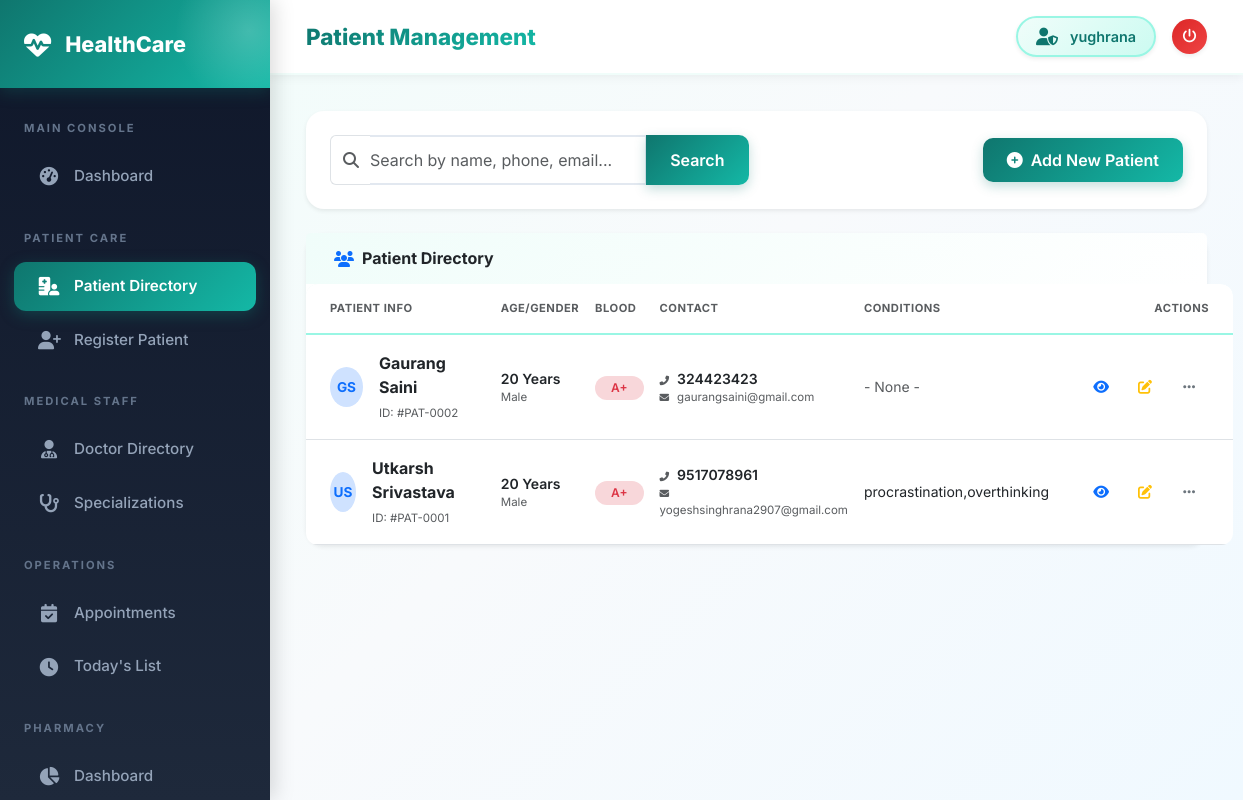
Screenshot of /patients/ (signed in) with the database file from the repository.
### patients/models.py (models this page shows, shortened)
class Patient(models.Model):
    BLOOD_GROUP_CHOICES = [
        ('A+', 'A+'), ('A-', 'A-'), ('B+', 'B+'), ('B-', 'B-'),
        ('O+', 'O+'), ('O-', 'O-'), ('AB+', 'AB+'), ('AB-', 'AB-'),
    ]
    GENDER_CHOICES = [('M', 'Male'), ('F', 'Female'), ('O', 'Other')]
    user = models.OneToOneField(User, on_delete=models.SET_NULL, null=True, blank=True)
    first_name = models.CharField(max_length=100)
    last_name = models.CharField(max_length=100)
    date_of_birth = models.DateField()
    gender = models.CharField(max_length=1, choices=GENDER_CHOICES)
    blood_group = models.CharField(max_length=3, choices=BLOOD_GROUP_CHOICES, blank=True)
    phone = models.CharField(max_length=15)
    email = models.EmailField(blank=True)
    address = models.TextField()
    emergency_contact_name = models.CharField(max_length=100, blank=True)
    emergency_contact_phone = models.CharField(max_length=15, blank=True)
    allergies = models.TextField(blank=True, help_text="List known allergies")
    chronic_conditions = models.TextField(blank=True)
    insurance_provider = models.CharField(max_length=100, blank=True)
    insurance_id = models.CharField(max_length=50, blank=True)
    created_at = models.DateTimeField(auto_now_add=True)
    updated_at = models.DateTimeField(auto_now=True)
    def get_full_name(self):
        return f"{self.first_name} {self.last_name}"
    @property
    def age(self):
        from datetime import date
        today = date.today()
        return today.year - self.date_of_birth.year - (
            (today.month, today.day) < (self.date_of_birth.month, self.date_of_birth.day)
        )

### patients/views.py (the view, shortened to what this page needs)
# urls.py: path('', views.patient_list, name='patient_list'),
@login_required
def patient_list(request):
    query = request.GET.get('q', '')
    patients = Patient.objects.all().order_by('-created_at')
    return render(request, 'patients/patient_list.html', {'patients': patients, 'query': query})

### templates/patients/patient_list.html (shortened to what this page needs)
{% extends 'base/base.html' %}
{% block page_title %}Patient Management{% endblock %}
{% block content %}
<div class="row mb-4">
    <div class="col-12">
        <div class="card shadow-sm border-0">
            <div class="card-body p-4">
                <div class="row align-items-center g-3">
                    <div class="col-md-6">
                        <form method="get" class="d-flex">
                            <div class="input-group">
                                <span class="input-group-text bg-white border-end-0 text-muted">
                                    <i class="fas fa-search"></i>
                                </span>
                                <input type="text" name="q" class="form-control border-start-0 ps-0" placeholder="Search by name, phone, email..." value="{{ query }}">
                                <button class="btn btn-primary px-4" type="submit">Search</button>
                            </div>
                        </form>
                    </div>
                    <div class="col-md-6 text-md-end">
                        <a href="{% url 'patient_create' %}" class="btn btn-primary px-4">
                            <i class="fas fa-plus-circle me-2"></i>Add New Patient
                        </a>
                    </div>
                </div>
            </div>
        </div>
    </div>
</div>
<div class="card shadow-sm border-0 overflow-hidden">
    <div class="card-header bg-white py-3 border-0 d-flex align-items-center">
        <i class="fas fa-users text-primary me-2"></i>
        <h6 class="mb-0 fw-bold">Patient Directory</h6>
    </div>
    <div class="card-body p-0">
        <div class="table-responsive">
            <table class="table table-hover align-middle mb-0">
                <thead class="bg-light">
                    <tr>
                        <th class="px-4 py-3 small text-uppercase fw-bold text-muted border-0">Patient Info</th>
                        <th class="py-3 small text-uppercase fw-bold text-muted border-0">Age/Gender</th>
                        <th class="py-3 small text-uppercase fw-bold text-muted border-0">Blood</th>
                        <th class="py-3 small text-uppercase fw-bold text-muted border-0">Contact</th>
                        <th class="py-3 small text-uppercase fw-bold text-muted border-0">Conditions</th>
                        <th class="px-4 py-3 small text-uppercase fw-bold text-muted border-0 text-end">Actions</th>
                    </tr>
                </thead>
                <tbody class="border-top-0">
                    {% for patient in patients %}
                    <tr>
                        <td class="px-4 py-3">
                            <div class="d-flex align-items-center">
                                <div class="avatar-small me-3 bg-primary-subtle text-primary rounded-circle d-flex align-items-center justify-content-center fw-bold">
                                    {{ patient.first_name|first }}{{ patient.last_name|first }}
                                </div>
                                <div>
                                    <a href="{% url 'patient_detail' patient.pk %}" class="text-decoration-none fw-bold text-dark d-block">
                                        {{ patient.get_full_name }}
                                    </a>
                                    <span class="text-muted extra-small">ID: #PAT-{{ patient.id|stringformat:"04d" }}</span>
                                </div>
                            </div>
                        </td>
                        <td>
                            <div class="fw-semibold text-dark small">{{ patient.age }} Years</div>
                            <div class="text-muted extra-small">{{ patient.get_gender_display }}</div>
                        </td>
                        <td>
                            {% if patient.blood_group %}
                                <span class="badge bg-danger-subtle text-danger rounded-pill px-3">{{ patient.blood_group }}</span>
                            {% else %}
                                <span class="text-muted">--</span>
                            {% endif %}
                        </td>
                        <td>
                            <div class="small fw-semibold text-dark"><i class="fas fa-phone-alt me-2 text-muted x-small"></i>{{ patient.phone }}</div>
                            {% if patient.email %}
                            <div class="extra-small text-muted"><i class="fas fa-envelope me-2 x-small"></i>{{ patient.email }}</div>
                            {% endif %}
                        </td>
                        <td>
                            <div class="text-truncate max-w-200 small">
                                {{ patient.chronic_conditions|default:"<span class='text-muted'>- None -</span>"|safe }}
                            </div>
                        </td>
                        <td class="px-4 py-3 text-end">
                            <div class="d-flex justify-content-end gap-1">
                                <a href="{% url 'patient_detail' patient.pk %}" class="btn btn-sm btn-outline-primary action-btn" data-bs-toggle="tooltip" title="View Profile">
                                    <i class="fas fa-eye"></i>
                                </a>
                                <a href="{% url 'patient_update' patient.pk %}" class="btn btn-sm btn-outline-warning action-btn" data-bs-toggle="tooltip" title="Edit Info">
                                    <i class="fas fa-edit"></i>
                                </a>
                                <div class="dropdown">
                                    <button class="btn btn-sm btn-outline-secondary action-btn" type="button" data-bs-toggle="dropdown" aria-expanded="false">
                                        <i class="fas fa-ellipsis-h"></i>
                                    </button>
                                </div>
                            </div>
                        </td>
                    </tr>
                    {% endfor %}
                </tbody>
            </table>
        </div>
    </div>
</div>
{% endblock %}

### templates/base/base.html (shortened to what this page needs)
<!doctype html>
<html lang="en">
  <head>
    <link href="https://cdn.jsdelivr.net/npm/bootstrap@5.3.0/dist/css/bootstrap.min.css" rel="stylesheet" />
    <link href="https://cdnjs.cloudflare.com/ajax/libs/font-awesome/6.4.0/css/all.min.css" rel="stylesheet" />
  </head>
  <body>
    {% if user.is_authenticated %}
    <div class="sidebar" id="sidebar">
      <div class="sidebar-brand">
        <i class="fas fa-heartbeat"></i>
        <span>HealthCare</span>
      </div>
      <nav class="mt-2 pb-5">
        <div class="nav-section">Main Console</div>
        <a href="{% url 'dashboard' %}" class="nav-link {% if request.resolver_match.url_name == 'dashboard' %}active{% endif %}">
          <i class="fas fa-tachometer-alt"></i> Dashboard
        </a>
        <div class="nav-section">Patient Care</div>
        <a href="{% url 'patient_list' %}" class="nav-link {% if request.resolver_match.url_name == 'patient_list' %}active{% endif %}">
          <i class="fas fa-hospital-user"></i> Patient Directory
        </a>
        <a href="{% url 'patient_create' %}" class="nav-link {% if request.resolver_match.url_name == 'patient_create' %}active{% endif %}">
          <i class="fas fa-user-plus"></i> Register Patient
        </a>
        <div class="nav-section">Medical Staff</div>
        <a href="{% url 'doctor_list' %}" class="nav-link {% if request.resolver_match.url_name == 'doctor_list' %}active{% endif %}">
          <i class="fas fa-user-md"></i> Doctor Directory
        </a>
        <a href="{% url 'specialization_list' %}" class="nav-link {% if 'specialization' in request.resolver_match.url_name %}active{% endif %}">
          <i class="fas fa-stethoscope"></i> Specializations
        </a>
        <div class="nav-section">Operations</div>
        <a href="{% url 'appointment_list' %}" class="nav-link {% if request.resolver_match.url_name == 'appointment_list' %}active{% endif %}">
          <i class="fas fa-calendar-check"></i> Appointments
        </a>
        <a href="{% url 'today_appointments' %}" class="nav-link {% if request.resolver_match.url_name == 'today_appointments' %}active{% endif %}">
          <i class="fas fa-clock"></i> Today's List
        </a>
        <div class="nav-section">Pharmacy</div>
        <a href="{% url 'pharmacy_dashboard' %}" class="nav-link {% if request.resolver_match.url_name == 'pharmacy_dashboard' %}active{% endif %}">
          <i class="fas fa-chart-pie"></i> Dashboard
        </a>
      </nav>
    </div>
    <div class="main-content">
      <div class="topbar">
        <div class="d-flex align-items-center">
            <span class="topbar-title">{% block page_title %}HealthCare Portal{% endblock %}</span>
        </div>
        <div class="d-flex align-items-center gap-3">
          <div class="user-badge shadow-sm">
            <i class="fas fa-user-shield"></i>
            <span>{{ user.get_full_name|default:user.username }}</span>
          </div>
          <a href="{% url 'logout' %}" class="btn btn-sm btn-danger rounded-circle p-2 shadow-sm" style="width: 35px; height: 35px; display: flex; align-items: center; justify-content: center;">
            <i class="fas fa-power-off"></i>
          </a>
        </div>
      </div>
      <div class="page-content">
        {% block content %}{% endblock %}
      </div>
    </div>
    {% else %}
        {% block public_content %}{% endblock %}
    {% endif %}
  </body>
</html>

### templates/patients/patient_list.html (style rules this page uses)
.avatar-small { width: 40px; height: 40px; font-size: 0.85rem; }
.extra-small { font-size: 0.72rem; }
.x-small { font-size: 0.6rem; }
.max-w-200 { max-width: 200px; }
.table th { font-size: 0.7rem !important; letter-spacing: 0.05rem; }
.action-btn { width: 34px; height: 34px; display: inline-flex; align-items: center; justify-content: center; border-radius: 8px; transition: all 0.2s; }
.table-responsive { overflow: visible !important; }
.card.overflow-hidden { overflow: visible !important; }

### rows the page displays
Patient: first_name|first "G", last_name|first "S", get_full_name "Gaurang Saini", id "0002", age "20", gender "Male", blood_group "A+", phone "324423423", email "gaurangsaini@gmail.com", chronic_conditions "- None -"
Patient: first_name|first "U", last_name|first "S", get_full_name "Utkarsh Srivastava", id "0001", age "20", gender "Male", blood_group "A+", phone "9517078961", email "yogeshsinghrana2907@gmail.com", chronic_conditions "procrastination,overthinking"

### other values shown
{{ user.get_full_name|default:user.username }} "yughrana"
